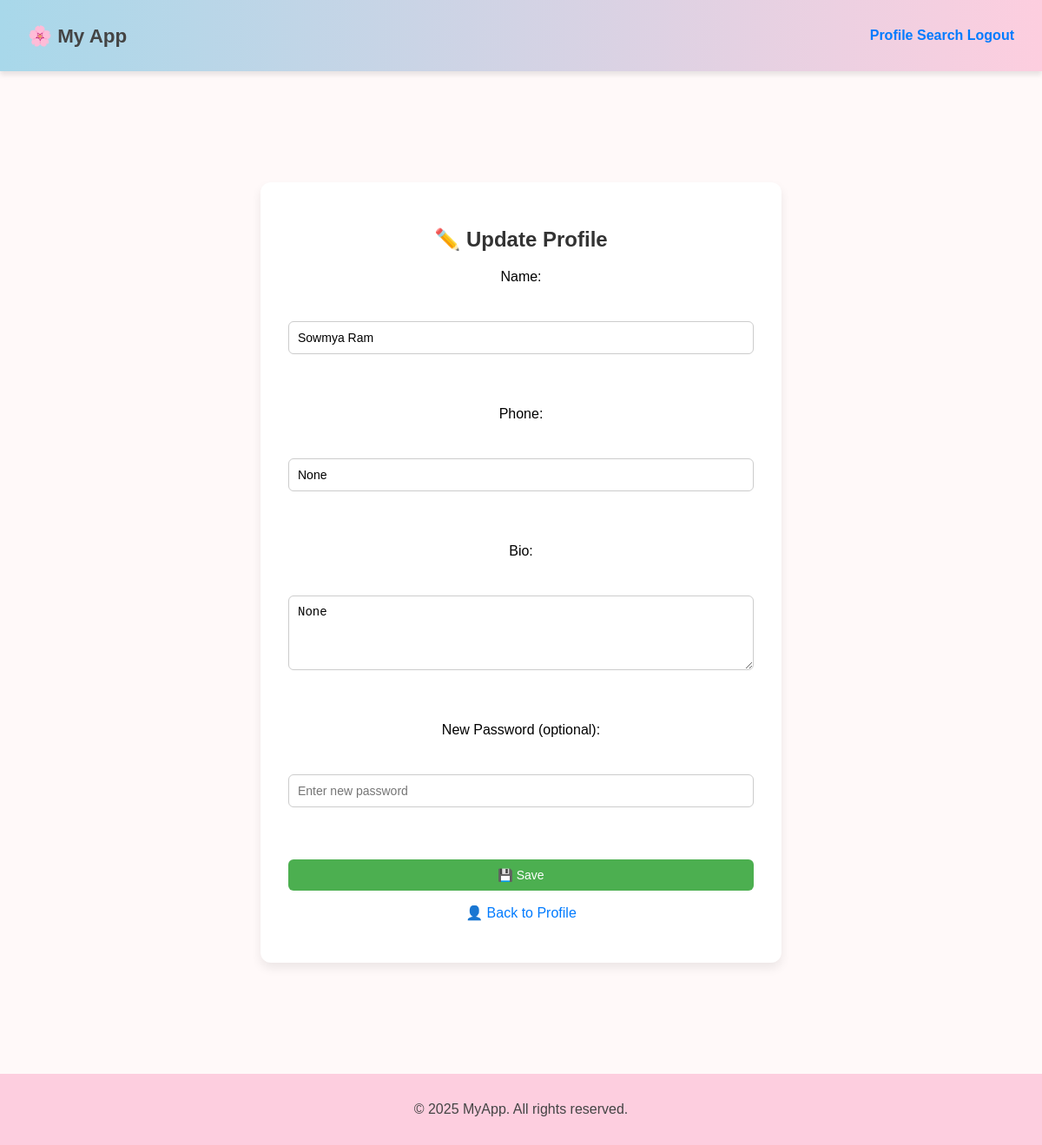
The app's page /update_profile (signed in) with its own data.
### models.py (models this page shows, shortened)
class User(db.Model):
    __tablename__ = "user"
    id = db.Column(db.Integer, primary_key=True)
    name = db.Column(db.String(100))
    email = db.Column(db.String(120), unique=True, nullable=False)
    password = db.Column(db.String(200))
    phone = db.Column(db.String(20))
    bio = db.Column(db.Text)
    avatar_url = db.Column(db.String(300))
    role = db.Column(db.String(20), default="employee")
    notifications = db.relationship("Notification", backref="user", lazy=True)

### app.py (the view, shortened to what this page needs)
@app.route("/update_profile", methods=["GET", "POST"])
def update_profile():
    if "user_id" not in session:
        return redirect(url_for("login"))
    user = db.session.get(User, session["user_id"])
    return render_template("profile/updateprofile.html", user=user)

### app.py (called while the page is built)
@app.before_request
def load_unread_notifications():
    if "user_id" in session:
        pass

### templates/profile/updateprofile.html (shortened to what this page needs)
{% extends "base.html" %}
{% block content %}
  <h2>✏️ Update Profile</h2>
  <form method="post">
    <label>Name:</label><br>
    <input type="text" name="name" value="{{ user.name }}"><br><br>
    <label>Phone:</label><br>
    <input type="text" name="phone" value="{{ user.phone }}"><br><br>
    <label>Bio:</label><br>
    <textarea name="bio" rows="4" cols="40">{{ user.bio }}</textarea><br><br>
    <label>New Password (optional):</label><br>
    <input type="password" name="password" placeholder="Enter new password"><br><br>
    <button type="submit">💾 Save</button>
  </form>
  <p>
    <a href="/profile">👤 Back to Profile</a>
  </p>
{% endblock %}

### static/style.css (style rules this page uses)
body { font-family: Arial, sans-serif; background:#FFF9F9 ; margin: 0; padding: 0; }
h1, h2 { color: #333; text-align: center; }
form { display: flex; flex-direction: column; gap: 12px; }
input, textarea, button { padding: 10px; border: 1px solid #ccc; border-radius: 6px; font-size: 14px; }
button { background-color: #4CAF50; color: white; border: none; cursor: pointer; }
a { color: #007BFF; text-decoration: none; }

### records on screen
User: name "Sowmya Ram", phone "None", bio "None"

### other values on screen
{{ 2025 }} "2025"
